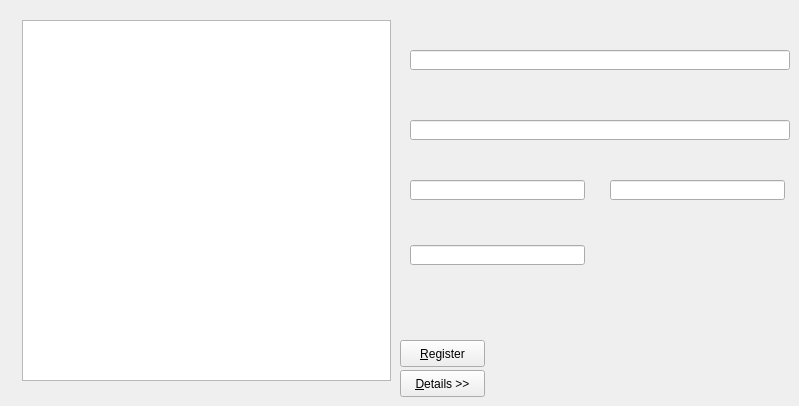
      <widget class="QWidget" name="page_Certificates">
       <property name="styleSheet">
        <string notr="true">background-image: url(:/images/Images/tab-backgrounds/bg_certificates.png);</string>
       </property>
       <widget class="QTreeWidget" name="treeCert">
        <property name="geometry">
         <rect>
          <x>22</x>
          <y>20</y>
          <width>369</width>
          <height>361</height>
         </rect>
        </property>
        <property name="sizePolicy">
         <sizepolicy hsizetype="Expanding" vsizetype="Expanding">
          <horstretch>20</horstretch>
          <verstretch>0</verstretch>
         </sizepolicy>
        </property>
        <property name="minimumSize">
         <size>
          <width>300</width>
          <height>0</height>
         </size>
        </property>
        <property name="styleSheet">
         <string notr="true">background-image: url(:/images/Images/bg-Light-Blue.png);
border-image: url(:/images/Images/bg-Light-Blue.png);
image: url(:/images/Images/bg-Light-Blue.png);</string>
        </property>
        <property name="sortingEnabled">
         <bool>false</bool>
        </property>
        <property name="headerHidden">
         <bool>true</bool>
        </property>
        <attribute name="headerVisible">
         <bool>false</bool>
        </attribute>
        <attribute name="headerShowSortIndicator" stdset="0">
         <bool>false</bool>
        </attribute>
        <column>
         <property name="text">
          <string>Certificates Overview</string>
         </property>
        </column>
       </widget>
       <widget class="QLineEdit" name="txtCert_Owner">
        <property name="geometry">
         <rect>
          <x>410</x>
          <y>50</y>
          <width>380</width>
          <height>20</height>
         </rect>
        </property>
        <property name="styleSheet">
         <string notr="true">border-image: url(:/images/Images/bg-Blue.png);</string>
        </property>
        <property name="readOnly">
         <bool>true</bool>
        </property>
       </widget>
       <widget class="QLineEdit" name="txtCert_Issuer">
        <property name="geometry">
         <rect>
          <x>410</x>
          <y>120</y>
          <width>380</width>
          <height>20</height>
         </rect>
        </property>
        <property name="styleSheet">
         <string notr="true">border-image: url(:/images/Images/bg-Blue.png);</string>
        </property>
        <property name="readOnly">
         <bool>true</bool>
        </property>
       </widget>
       <widget class="QLineEdit" name="txtCert_KeyLenght">
        <property name="geometry">
         <rect>
          <x>410</x>
          <y>245</y>
          <width>175</width>
          <height>20</height>
         </rect>
        </property>
        <property name="styleSheet">
         <string notr="true">border-image: url(:/images/Images/bg-Blue.png);</string>
        </property>
        <property name="readOnly">
         <bool>true</bool>
        </property>
       </widget>
       <widget class="QLineEdit" name="txtCert_ValidFrom">
        <property name="geometry">
         <rect>
          <x>410</x>
          <y>180</y>
          <width>175</width>
          <height>20</height>
         </rect>
        </property>
        <property name="styleSheet">
         <string notr="true">border-image: url(:/images/Images/bg-Blue.png);</string>
        </property>
        <property name="readOnly">
         <bool>true</bool>
        </property>
       </widget>
       <widget class="QLineEdit" name="txtCert_ValidUntil">
        <property name="geometry">
         <rect>
          <x>610</x>
          <y>180</y>
          <width>175</width>
          <height>20</height>
         </rect>
        </property>
        <property name="styleSheet">
         <string notr="true">border-image: url(:/images/Images/bg-Blue.png);</string>
        </property>
        <property name="readOnly">
         <bool>true</bool>
        </property>
       </widget>
       <widget class="QPushButton" name="btnCert_Register">
        <property name="geometry">
         <rect>
          <x>400</x>
          <y>340</y>
          <width>85</width>
          <height>27</height>
         </rect>
        </property>
        <property name="font">
         <font/>
        </property>
        <property name="text">
         <string>&amp;Register</string>
        </property>
       </widget>
       <widget class="QPushButton" name="btnCert_Details">
        <property name="geometry">
         <rect>
          <x>400</x>
          <y>370</y>
          <width>85</width>
          <height>27</height>
         </rect>
        </property>
        <property name="font">
         <font/>
        </property>
        <property name="text">
         <string>&amp;Details &gt;&gt;</string>
        </property>
       </widget>
      </widget>
